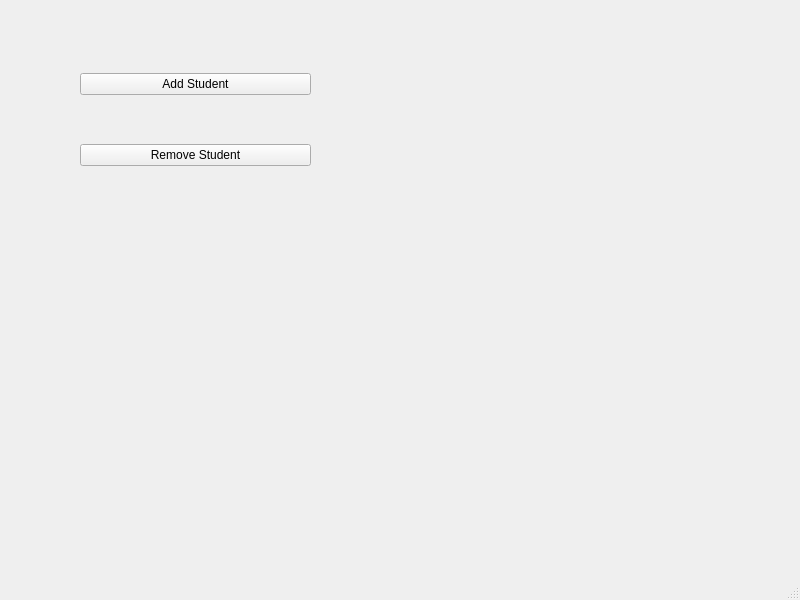
<?xml version="1.0" encoding="UTF-8"?>
<ui version="4.0">
 <class>edit</class>
 <widget class="QMainWindow" name="edit">
  <property name="geometry">
   <rect>
    <x>0</x>
    <y>0</y>
    <width>800</width>
    <height>600</height>
   </rect>
  </property>
  <property name="windowTitle">
   <string>MainWindow</string>
  </property>
  <widget class="QWidget" name="centralwidget">
   <widget class="QWidget" name="layoutWidget">
    <property name="geometry">
     <rect>
      <x>80</x>
      <y>30</y>
      <width>231</width>
      <height>181</height>
     </rect>
    </property>
    <layout class="QVBoxLayout" name="verticalLayout">
     <item>
      <widget class="QPushButton" name="pushButton_5">
       <property name="text">
        <string>Add Student</string>
       </property>
      </widget>
     </item>
     <item>
      <widget class="QPushButton" name="pushButton_6">
       <property name="text">
        <string>Remove Student</string>
       </property>
      </widget>
     </item>
    </layout>
   </widget>
  </widget>
  <widget class="QMenuBar" name="menubar">
   <property name="geometry">
    <rect>
     <x>0</x>
     <y>0</y>
     <width>800</width>
     <height>17</height>
    </rect>
   </property>
  </widget>
  <widget class="QStatusBar" name="statusbar"/>
 </widget>
 <resources/>
 <connections/>
</ui>
